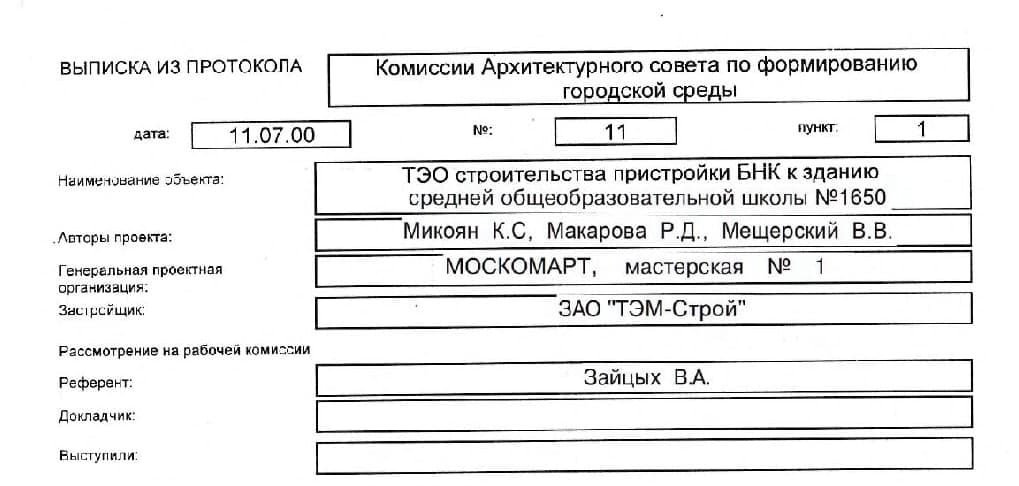
#> input picture images/1.jpg, 1019 x 486 px
$ python main.py
#> lines starting #> are read from the running program, lines starting #| are printed output that depends on the picture; after the words box and inside, x2 and y2 are one past the last pixel; in counts of white or black regions, pixels touching at a corner belong together
import cv2
import numpy as np
import json
import pytesseract


def main(file: str):
#> called with file = 'images/1.jpg'
    large = cv2.imread(file)
#> large is the input picture: shape (486, 1019, 3); mean B, G, R 234.4, 234.4, 234.4
    rgb = cv2.pyrDown(large)
    small = cv2.cvtColor(rgb, cv2.COLOR_BGR2GRAY)
    woards = []
    kernel = cv2.getStructuringElement(cv2.MORPH_ELLIPSE, (3, 3))
    grad = cv2.morphologyEx(small, cv2.MORPH_GRADIENT, kernel)
    _, bw = cv2.threshold(grad, 0.0, 255.0, cv2.THRESH_BINARY | cv2.THRESH_OTSU)
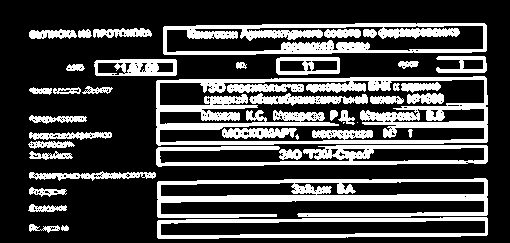
#> bw: shape (243, 510); 27.3% white; 42 white regions (3 under 20 px), largest, box (x1, y1, x2, y2) and area: (156, 76, 488, 146) 8633, (157, 178, 488, 218) 5197, (163, 23, 487, 55) 4839
    kernel = cv2.getStructuringElement(cv2.MORPH_RECT, (9, 1))
    connected = cv2.morphologyEx(bw, cv2.MORPH_CLOSE, kernel)
#> connected: shape (243, 510); 30.2% white; 22 white regions
    contours, hierarchy = cv2.findContours(connected.copy(), cv2.RETR_EXTERNAL, cv2.CHAIN_APPROX_NONE)
#> contours = 21 contours; largest, box (x1, y1, x2, y2) and area: (156, 76, 488, 146) 21576, (163, 23, 487, 55) 9288, (157, 178, 488, 218) 7888, (157, 217, 488, 239) 6038, (156, 145, 488, 167) 5924

    mask = np.zeros(bw.shape, dtype=np.uint8)
    for idx in range(len(contours)):
        x, y, w, h = cv2.boundingRect(contours[idx])
        mask[y:y + h, x:x + w] = 0
        cv2.drawContours(mask, contours, idx, (255, 255, 255), -1)
        r = float(cv2.countNonZero(mask[y:y + h, x:x + w])) / (w * h)
        if r > 0.45 and w > 8 and h > 8:
            copy_image = rgb[y:y + h, x:x + w]
            text = pytesseract.image_to_string(copy_image, lang="rus")
            clear_text = text.strip()
            if clear_text:
                woards.append(clear_text)
#> this loop made 1 pass
#> (x, y, w, h, r) on pass 1: (29, 224, 40, 9, 0.619)
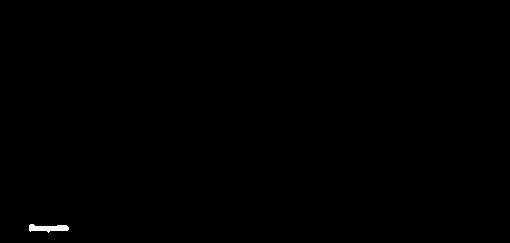
#> mask: shape (243, 510); 0.18% white; 1 white region, box (x1, y1, x2, y2) and area: (29, 224, 69, 233) 223
#> after the loop, woards = []
#> (the call stopped at in main, `text = pytesseract.image_to_string(copy_image, lang="rus")`: pytesseract is not available in this run)
#> call 2 of main, with file = 'images/2.jpg'
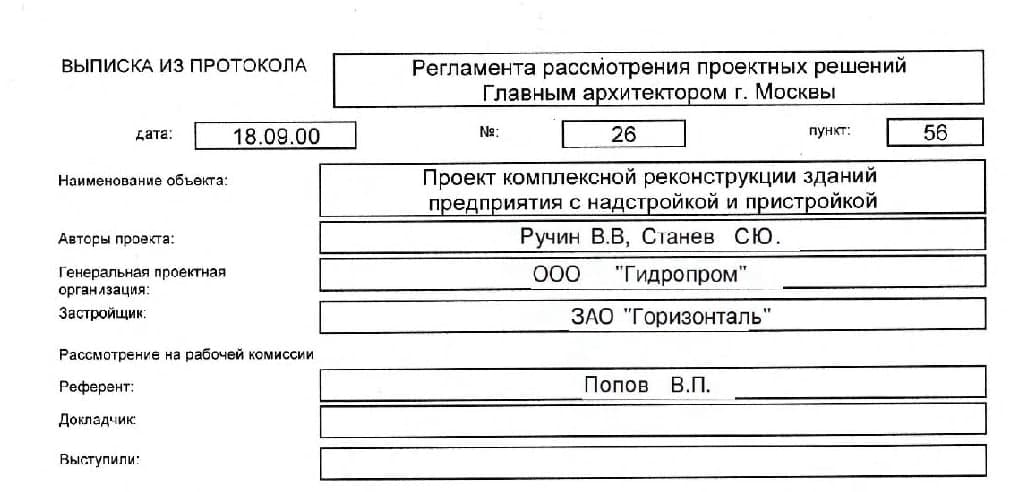
#> input picture images/2.jpg, 1016 x 492 px
#> in main, large is the input picture: shape (492, 1016, 3); mean B, G, R 234.4, 234.4, 234.4
#> in main (call 2), `kernel = cv2.getStructuringElement(cv2.MORPH_ELLIPSE, (3, 3))`: kernel = [[0, 1, 0], [1, 1, 1], [0, 1, 0]]
#> in main (call 2), `_, bw = cv2.threshold(grad, 0.0, 255.0, cv2.THRESH_BINARY | cv2.THRESH..`: bw: shape (246, 508); 27.2% white; 41 white regions (8 under 20 px), largest, box (x1, y1, x2, y2) and area: (158, 78, 495, 148) 10035, (165, 24, 494, 56) 5084, (159, 181, 495, 221) 4955
#> in main (call 2), `connected = cv2.morphologyEx(bw, cv2.MORPH_CLOSE, kernel)`: connected: shape (246, 508); 29.6% white; 23 white regions
#> in main (call 2), `contours, hierarchy = cv2.findContours(connected.copy(), cv2.RETR_EXTE..`: contours = 22 contours; largest, box (x1, y1, x2, y2) and area: (158, 78, 495, 148) 17768, (159, 181, 495, 221) 12310, (165, 24, 494, 56) 9232, (159, 147, 495, 169) 6186, (159, 221, 495, 242) 6125
#> this loop made 1 pass
#> (x, y, w, h, r) on pass 1: (29, 226, 42, 9, 0.728)
#> mask: shape (246, 508); 0.22% white; 1 white region, box (x1, y1, x2, y2) and area: (29, 226, 71, 235) 275
#> (the call stopped at in main, `text = pytesseract.image_to_string(copy_image, lang="rus")`: pytesseract is not available in this run)
#> call 3 of main, with file = 'images/3.jpg'
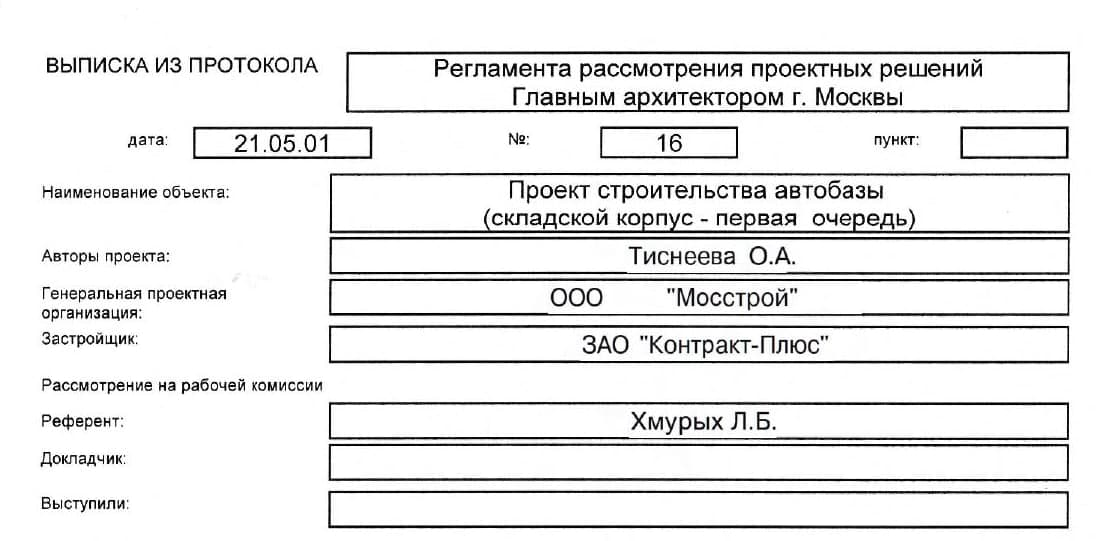
#> input picture images/3.jpg, 1100 x 541 px
#> in main, large is the input picture: shape (541, 1100, 3); mean B, G, R 232.6, 232.6, 232.6
#> in main (call 3), `_, bw = cv2.threshold(grad, 0.0, 255.0, cv2.THRESH_BINARY | cv2.THRESH..`: bw: shape (271, 550); 26.3% white; 40 white regions (3 under 20 px), largest, box (x1, y1, x2, y2) and area: (164, 85, 537, 160) 10648, (163, 200, 536, 242) 6242, (172, 25, 537, 58) 5526
#> in main (call 3), `connected = cv2.morphologyEx(bw, cv2.MORPH_CLOSE, kernel)`: connected: shape (271, 550); 28.9% white; 23 white regions
#> in main (call 3), `contours, hierarchy = cv2.findContours(connected.copy(), cv2.RETR_EXTE..`: contours = 21 contours; largest, box (x1, y1, x2, y2) and area: (164, 85, 537, 160) 26964, (163, 200, 536, 242) 15243, (172, 25, 537, 58) 11629, (163, 244, 536, 266) 7764, (163, 161, 536, 183) 7502
#> this loop made 1 pass
#> (x, y, w, h, r) on pass 1: (20, 247, 44, 11, 0.64)
#> mask: shape (271, 550); 0.21% white; 1 white region, box (x1, y1, x2, y2) and area: (20, 247, 64, 258) 310
#> (the call stopped at in main, `text = pytesseract.image_to_string(copy_image, lang="rus")`: pytesseract is not available in this run)
#> call 4 of main, with file = 'images/4.jpg'
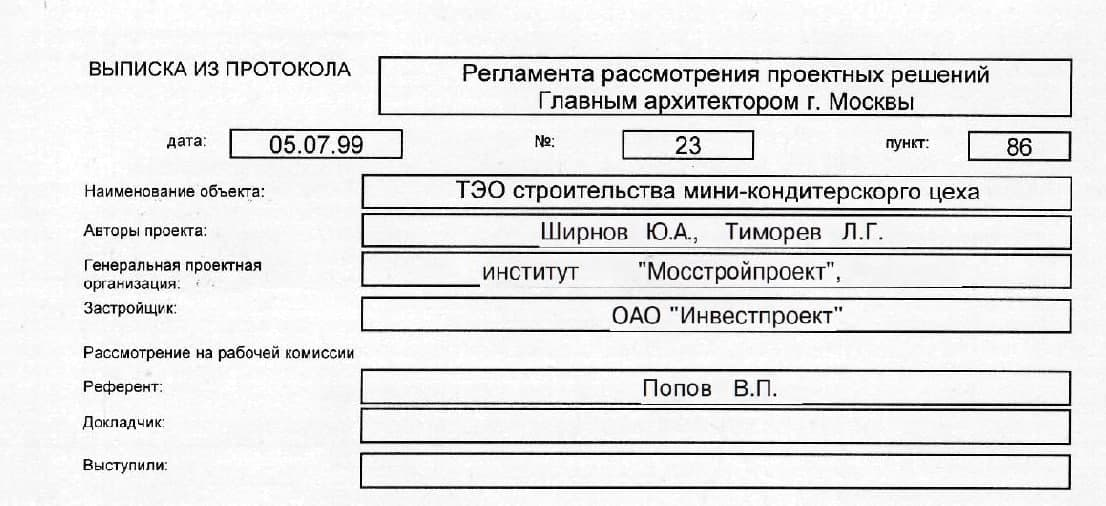
#> input picture images/4.jpg, 1106 x 506 px
#> in main, large is the input picture: shape (506, 1106, 3); mean B, G, R 228.3, 228.3, 228.3
#> in main (call 4), `_, bw = cv2.threshold(grad, 0.0, 255.0, cv2.THRESH_BINARY | cv2.THRESH..`: bw: shape (253, 553); 25.7% white; 43 white regions (8 under 20 px), largest, box (x1, y1, x2, y2) and area: (180, 86, 538, 146) 9111, (179, 183, 537, 224) 5207, (188, 27, 538, 60) 5097
#> in main (call 4), `connected = cv2.morphologyEx(bw, cv2.MORPH_CLOSE, kernel)`:
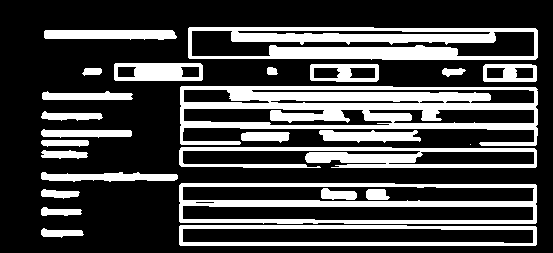
#> connected: shape (253, 553); 27.9% white; 26 white regions (1 under 20 px)
#> in main (call 4), `contours, hierarchy = cv2.findContours(connected.copy(), cv2.RETR_EXTE..`: contours = 24 contours, 1 with area under 20; largest, box (x1, y1, x2, y2) and area: (180, 86, 538, 146) 15236, (179, 183, 537, 224) 13998, (188, 27, 538, 60) 10807, (179, 225, 537, 246) 7008, (179, 147, 537, 168) 4533
#> this loop made 1 pass
#> (x, y, w, h, r) on pass 1: (41, 228, 43, 10, 0.649)
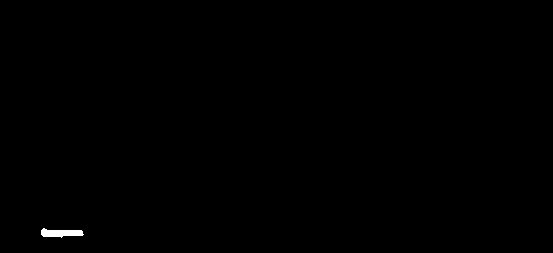
#> mask: shape (253, 553); 0.2% white; 1 white region, box (x1, y1, x2, y2) and area: (41, 228, 84, 238) 279
    b = dict(zip(i := iter(woards), i))
    dict_write_to_json(b)


def dict_write_to_json(data):
    with open('data.json', 'w', encoding='utf-8') as f:
        json.dump(data, f, ensure_ascii=False, indent=4)


if __name__ == '__main__':
    main('images/1.jpg')
    main('images/2.jpg')
    main('images/3.jpg')
    main('images/4.jpg')
#> (the call stopped at in main, `text = pytesseract.image_to_string(copy_image, lang="rus")`: pytesseract is not available in this run)
